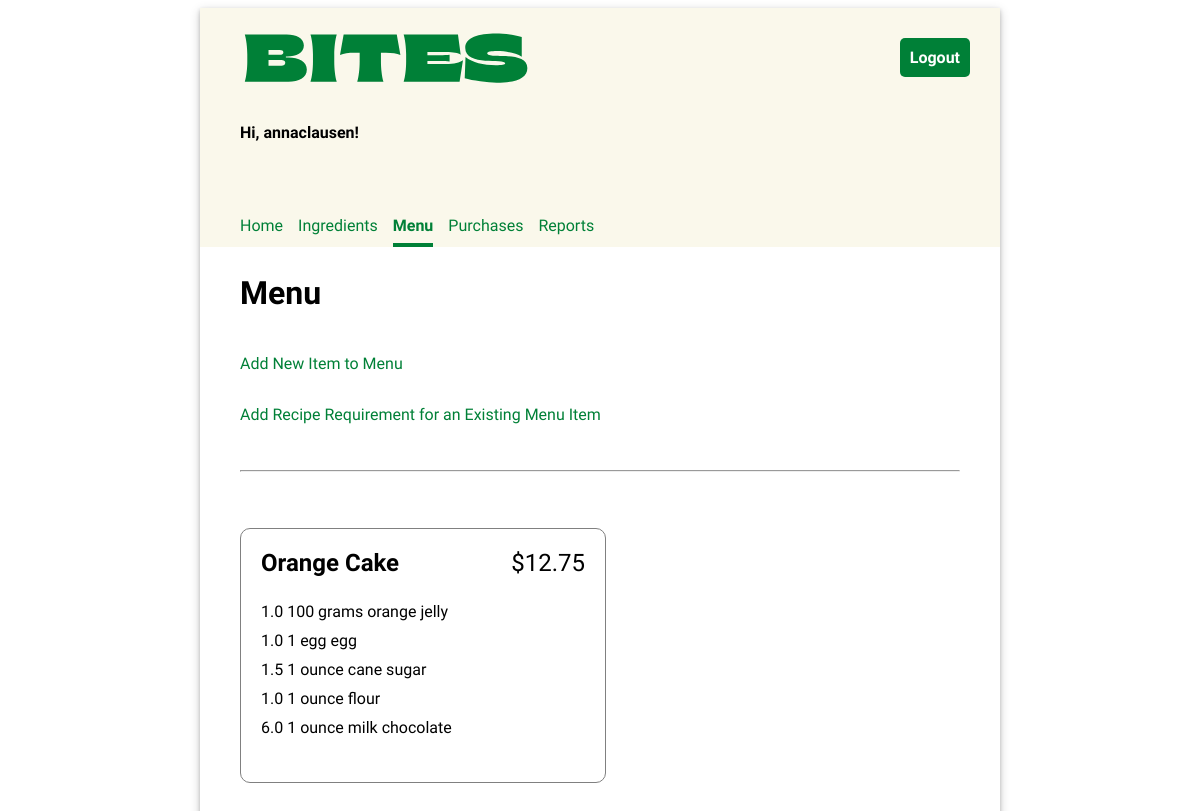
The page /menu/ (signed in) on the database its author committed.
### inventory/models.py (models this page shows, shortened)
class MenuItem(models.Model):
    title = models.CharField(max_length=200, unique=True)
    price = models.FloatField(default=0.00)

class RecipeRequirement(models.Model):
    menu_item = models.ForeignKey(MenuItem, on_delete=models.CASCADE)
    ingredient = models.ForeignKey(Ingredient, on_delete=models.CASCADE)
    quantity = models.FloatField(default=0)

class Ingredient(models.Model):
    name = models.CharField(max_length=200, unique=True)
    quantity = models.FloatField(default=0)
    unit = models.CharField(max_length=200)
    price_per_unit = models.FloatField(default=0)

### inventory/views.py (the view)
# urls.py: path('menu/', views.MenuView.as_view(), name="menu"),
class MenuView(LoginRequiredMixin, ListView):
    template_name = "inventory/menu_list.html"
    model = MenuItem

### inventory/templates/inventory/menu_list.html (shortened to what this page needs)
{% extends 'base.html' %}
{% load static %}
{% block content %}
    <h2>Menu</h2>
    <p><a href="{% url 'add_menu_item' %}">Add New Item to Menu</a></p>
    <p><a href="{% url 'add_recipe_requirement' %}">Add Recipe Requirement for an Existing Menu Item</a></p>
    <hr/>
    <ul class="menu-items">
    {% for menu_item in object_list %}
        <li>
            <div class="menu-item-header">
                <div class="menu-item-title">{{ menu_item.title }}</div>
                <div class="menu-item-price">${{ menu_item.price|stringformat:".2f" }}</div>
            </div>
            <ul class="menu-item-ingredients">
                {% for recipe_requirement in menu_item.reciperequirement_set.all %}
                <li>{{ recipe_requirement.quantity }} {{recipe_requirement.ingredient.unit }} {{ recipe_requirement.ingredient.name }}</li>
                {% endfor %}
            </ul>
        </li>
    {% endfor %}
    </ul>
{% endblock %}

### inventory/templates/base.html (shortened to what this page needs)
{% load static %}
<!DOCTYPE html>
<html>
<head>
  <link rel="stylesheet" type="text/css" href="{% static 'inventory/style.css' %}" />
</head>
<body>
  <div class="app">
  <header>
    <div class="header-first-row">
      <img src="{% static 'inventory/bites-logo.svg' %}" />
      {% if user.is_authenticated %}
      <a class="logout" href="/logout">Logout</a>
      {% endif %}
    </div>
    {% if user.is_authenticated %}
      <p class="greeting">Hi, {{ user.username }}!</p>
      <nav class="navbar">
        {% url 'home' as home_url %}
        {% url 'ingredients' as ingredients_url %}
        {% url 'menu' as menu_url %}
        {% url 'purchases' as purchases_url %}
        {% url 'reports' as reports_url %}
        <a class="nav-item{% if request.path == home_url %} current-page{% endif %}" href="{% url 'home' %}">Home</a>
        <a class="nav-item{% if request.path == ingredients_url %} current-page{% endif %}" href="{% url 'ingredients' %}">Ingredients</a>
        <a class="nav-item{% if request.path == menu_url %} current-page{% endif %}" href="{% url 'menu' %}">Menu</a>
        <a class="nav-item{% if request.path == purchases_url %} current-page{% endif %}" href="{% url 'purchases' %}">Purchases</a>
        <a class="nav-item{% if request.path == reports_url %} current-page{% endif %}" href="{% url 'reports' %}">Reports</a>
      </nav>
    {% endif %}
  </header>
  <main>
    {% block content %}{% endblock %}
  </main>
  </div>
</body>
</html>

### inventory/static/inventory/style.css (style rules this page uses)
body { font-family: 'Oxygen', sans-serif; }
hr { margin: 30px 0; }
header { background-color: #FAF8EB; min-height: 200px; display: flex; align-items: center; flex-direction: column; align-items: flex-start; padding-left: 40px; }
main { display: flex; flex-direction: column; padding: 0 40px 20px 40px; justify-content: center; }
main h2 { font-size: 2em; }
.app { min-width: 800px; max-width: 60%; margin: 0 auto; box-shadow: 0 2px 4px 0 rgba(0, 0, 0, 0.2), 0 3px 10px 0 rgba(0, 0, 0, 0.19); }
header p { font-weight: bold; }
.navbar { margin-top: 50px; display: flex; width: 100%; }
.navbar a { text-decoration: none; padding: 8px 0; color: #008037; margin-right: 15px; }
.navbar a:hover, .navbar .current-page { border-bottom: solid 4px #008037; border-spacing: 0 15px; font-weight: bold; }
.header-first-row { width: 100%; display: flex; justify-content: space-between; }
.logout { height: max-content; text-align: center; text-decoration: none; border: 0px; background-color: #008037; border-radius: 5px; color: white; padding: 10px; font-weight: bold; margin: 30px; font-size: 1em; }
.menu-items { display: flex; flex-wrap: wrap; padding: 0; justify-content: space-between; }
.menu-items * { padding: 0; }
.menu-items > li { display: flex; flex-direction: column; padding: 20px; border: 1px solid grey; margin: 10px 0; border-radius: 10px; justify-content: left; flex-basis: 45%; }
.menu-items, .menu-items ul { list-style-type: none; }
.menu-item-header { display: flex; flex-direction: row; justify-content: space-between; font-size: 1.5em; }
.menu-item-title { font-weight: bold; }
.menu-item-ingredients { padding: 20px 0; }
.menu-item-ingredients * { padding: 5px 0; }
a { text-decoration: none; color: #008037; }

### rows shown on the page
MenuItem: title "Orange Cake", price "12.75"
RecipeRequirement: quantity "1.0", ingredient.unit "100 grams", ingredient.name "orange jelly"
RecipeRequirement: quantity "1.0", ingredient.unit "1 egg", ingredient.name "egg"
RecipeRequirement: quantity "1.5", ingredient.unit "1 ounce", ingredient.name "cane sugar"
RecipeRequirement: quantity "1.0", ingredient.unit "1 ounce", ingredient.name "flour"
RecipeRequirement: quantity "6.0", ingredient.unit "1 ounce", ingredient.name "milk chocolate"

### other values the page prints
{{ user.username }} "annaclausen"
